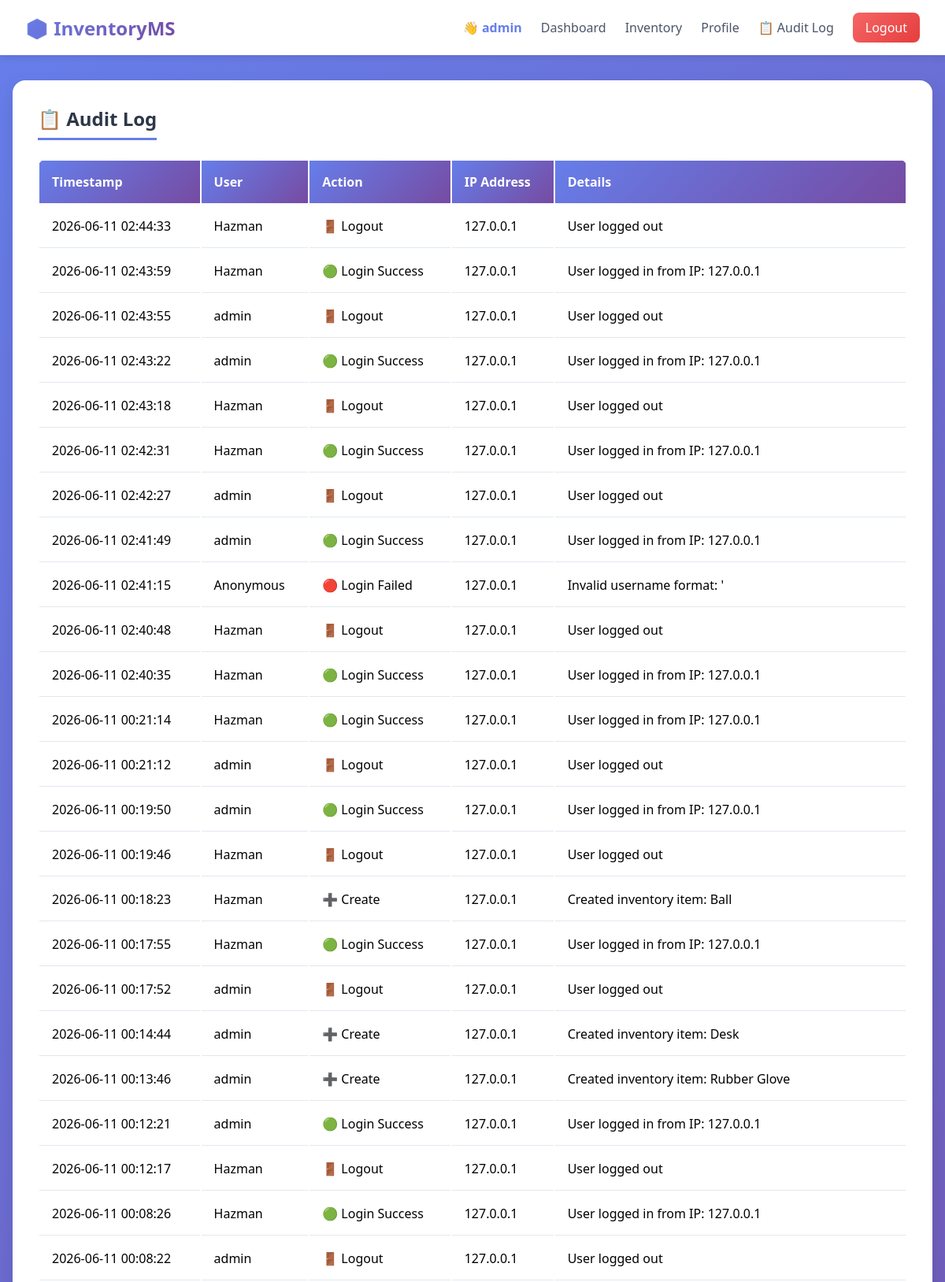
Page /audit-log/ (signed in, upper part) on the committed database.
### inventory/models.py (models this page shows, shortened)
class AuditLog(models.Model):
    ACTION_CHOICES = [
        ('login_success', 'Login Success'),
        ('login_failed', 'Login Failed'),
        ('logout', 'Logout'),
        ('create', 'Create'),
        ('update', 'Update'),
        ('delete', 'Delete'),
        ('access_denied', 'Access Denied'),
    ]
    user = models.ForeignKey(User, on_delete=models.SET_NULL, null=True, blank=True)
    action = models.CharField(max_length=20, choices=ACTION_CHOICES)
    ip_address = models.GenericIPAddressField(null=True, blank=True)
    user_agent = models.TextField(blank=True)
    details = models.TextField(blank=True)
    timestamp = models.DateTimeField(auto_now_add=True)
    class Meta:
        ordering = ['-timestamp']

### inventory/views.py (the view)
# urls.py: path('audit-log/', views.audit_log_view, name='audit_log'),
@login_required
@role_required(['admin'])  # Only admin can view audit logs
def audit_log_view(request):
    logs = AuditLog.objects.all()[:100]  # Last 100 logs
    return render(request, 'audit_log.html', {'logs': logs})

### inventory/templates/audit_log.html
{% extends 'base.html' %}
{% block content %}
<div class="card">
    <h2 class="card-header">📋 Audit Log</h2>
    <div style="overflow-x: auto;">
        <table>
            <thead>
                <tr>
                    <th>Timestamp</th>
                    <th>User</th>
                    <th>Action</th>
                    <th>IP Address</th>
                    <th>Details</th>
                </tr>
            </thead>
            <tbody>
                {% for log in logs %}
                <tr>
                    <td>{{ log.timestamp|date:"Y-m-d H:i:s" }}</td>
                    <td>{{ log.user.username|default:"Anonymous"|escape }}</td>
                    <td>
                        {% if log.action == 'login_success' %}🟢 Login Success
                        {% elif log.action == 'login_failed' %}🔴 Login Failed
                        {% elif log.action == 'logout' %}🚪 Logout
                        {% elif log.action == 'create' %}➕ Create
                        {% elif log.action == 'update' %}✏️ Update
                        {% elif log.action == 'delete' %}🗑️ Delete
                        {% else %}{{ log.action|escape }}{% endif %}
                    </td>
                    <td>{{ log.ip_address|default:"N/A" }}</td>
                    <td>{{ log.details|escape|truncatechars:50 }}</td>
                </tr>
                {% empty %}
                <tr><td colspan="5" style="text-align: center;">📭 No logs available.</td></tr>
                {% endfor %}
            </tbody>
        </table>
    </div>
</div>
{% endblock %}

### inventory/templates/base.html (shortened to what this page needs)
<!DOCTYPE html>
<html lang="en">
<head>
</head>
<body>
    <nav class="navbar">
        <div class="logo">📦 InventoryMS</div>
        <div class="nav-links">
            {% if user.is_authenticated %}
                <span class="user-greeting">👋 {{ user.username|escape }}</span>
                <a href="{% url 'dashboard' %}">Dashboard</a>
                <a href="{% url 'inventory_list' %}">Inventory</a>
                <a href="{% url 'profile' %}">Profile</a>
                {% if user.is_superuser %}
                    <a href="{% url 'audit_log' %}">📋 Audit Log</a>
                {% endif %}
                <a href="{% url 'logout' %}" class="logout-btn">Logout</a>
            {% else %}
                <a href="{% url 'login' %}">Login</a>
                <a href="{% url 'register' %}">Register</a>
            {% endif %}
        </div>
    </nav>
    <div class="container">
        {% block content %}{% endblock %}
    </div>
</body>
</html>

### inventory/templates/base.html (style rules this page uses)
* { margin: 0; padding: 0; box-sizing: border-box; }
body { font-family: 'Segoe UI', Tahoma, Geneva, Verdana, sans-serif; background: linear-gradient(135deg, #667eea 0%, #764ba2 100%); min-height: 100vh; }
.navbar { background: white; box-shadow: 0 2px 10px rgba(0,0,0,0.1); padding: 1rem 2rem; display: flex; justify-content: space-between; align-items: center; flex-wrap: wrap; }
.logo { font-size: 1.5rem; font-weight: bold; background: linear-gradient(135deg, #667eea, #764ba2); -webkit-background-clip: text; background-clip: text; color: transparent; }
.nav-links { display: flex; gap: 1.5rem; align-items: center; flex-wrap: wrap; }
.nav-links a { text-decoration: none; color: #4a5568; font-weight: 500; transition: color 0.3s; }
.user-greeting { color: #667eea; font-weight: bold; }
.logout-btn { background: linear-gradient(135deg, #f56565, #e53e3e); color: white !important; padding: 0.5rem 1rem; border-radius: 8px; }
.container { max-width: 1200px; margin: 2rem auto; padding: 0 1rem; }
.card { background: white; border-radius: 16px; box-shadow: 0 10px 25px rgba(0,0,0,0.1); padding: 2rem; margin-bottom: 1.5rem; }
.card-header { font-size: 1.5rem; font-weight: bold; color: #2d3748; margin-bottom: 1.5rem; padding-bottom: 0.5rem; border-bottom: 3px solid #667eea; display: inline-block; }
table { width: 100%; background: white; border-radius: 12px; overflow: hidden; box-shadow: 0 5px 15px rgba(0,0,0,0.1); }
th { background: linear-gradient(135deg, #667eea, #764ba2); color: white; padding: 1rem; text-align: left; }
td { padding: 1rem; border-bottom: 1px solid #e2e8f0; }

### rows in the picture
AuditLog: timestamp "2026-06-11 02:44:33", user.username "Hazman", action "🚪 Logout", ip_address "127.0.0.1", details "User logged out"
AuditLog: timestamp "2026-06-11 02:43:59", user.username "Hazman", action "🟢 Login Success", ip_address "127.0.0.1", details "User logged in from IP: 127.0.0.1"
AuditLog: timestamp "2026-06-11 02:43:55", user.username "admin", action "🚪 Logout", ip_address "127.0.0.1", details "User logged out"
AuditLog: timestamp "2026-06-11 02:43:22", user.username "admin", action "🟢 Login Success", ip_address "127.0.0.1", details "User logged in from IP: 127.0.0.1"
AuditLog: timestamp "2026-06-11 02:43:18", user.username "Hazman", action "🚪 Logout", ip_address "127.0.0.1", details "User logged out"
AuditLog: timestamp "2026-06-11 02:42:31", user.username "Hazman", action "🟢 Login Success", ip_address "127.0.0.1", details "User logged in from IP: 127.0.0.1"
AuditLog: timestamp "2026-06-11 02:42:27", user.username "admin", action "🚪 Logout", ip_address "127.0.0.1", details "User logged out"
AuditLog: timestamp "2026-06-11 02:41:49", user.username "admin", action "🟢 Login Success", ip_address "127.0.0.1", details "User logged in from IP: 127.0.0.1"
AuditLog: timestamp "2026-06-11 02:41:15", user.username "Anonymous", action "🔴 Login Failed", ip_address "127.0.0.1", details "Invalid username format: '"
AuditLog: timestamp "2026-06-11 02:40:48", user.username "Hazman", action "🚪 Logout", ip_address "127.0.0.1", details "User logged out"
AuditLog: timestamp "2026-06-11 02:40:35", user.username "Hazman", action "🟢 Login Success", ip_address "127.0.0.1", details "User logged in from IP: 127.0.0.1"
AuditLog: timestamp "2026-06-11 00:21:14", user.username "Hazman", action "🟢 Login Success", ip_address "127.0.0.1", details "User logged in from IP: 127.0.0.1"
AuditLog: timestamp "2026-06-11 00:21:12", user.username "admin", action "🚪 Logout", ip_address "127.0.0.1", details "User logged out"
AuditLog: timestamp "2026-06-11 00:19:50", user.username "admin", action "🟢 Login Success", ip_address "127.0.0.1", details "User logged in from IP: 127.0.0.1"
AuditLog: timestamp "2026-06-11 00:19:46", user.username "Hazman", action "🚪 Logout", ip_address "127.0.0.1", details "User logged out"
AuditLog: timestamp "2026-06-11 00:18:23", user.username "Hazman", action "➕ Create", ip_address "127.0.0.1", details "Created inventory item: Ball"
AuditLog: timestamp "2026-06-11 00:17:55", user.username "Hazman", action "🟢 Login Success", ip_address "127.0.0.1", details "User logged in from IP: 127.0.0.1"
AuditLog: timestamp "2026-06-11 00:17:52", user.username "admin", action "🚪 Logout", ip_address "127.0.0.1", details "User logged out"
AuditLog: timestamp "2026-06-11 00:14:44", user.username "admin", action "➕ Create", ip_address "127.0.0.1", details "Created inventory item: Desk"
AuditLog: timestamp "2026-06-11 00:13:46", user.username "admin", action "➕ Create", ip_address "127.0.0.1", details "Created inventory item: Rubber Glove"
AuditLog: timestamp "2026-06-11 00:12:21", user.username "admin", action "🟢 Login Success", ip_address "127.0.0.1", details "User logged in from IP: 127.0.0.1"
AuditLog: timestamp "2026-06-11 00:12:17", user.username "Hazman", action "🚪 Logout", ip_address "127.0.0.1", details "User logged out"
AuditLog: timestamp "2026-06-11 00:08:26", user.username "Hazman", action "🟢 Login Success", ip_address "127.0.0.1", details "User logged in from IP: 127.0.0.1"
AuditLog: timestamp "2026-06-11 00:08:22", user.username "admin", action "🚪 Logout", ip_address "127.0.0.1", details "User logged out"

### other values in the picture
{{ user.username|escape }} "admin"
